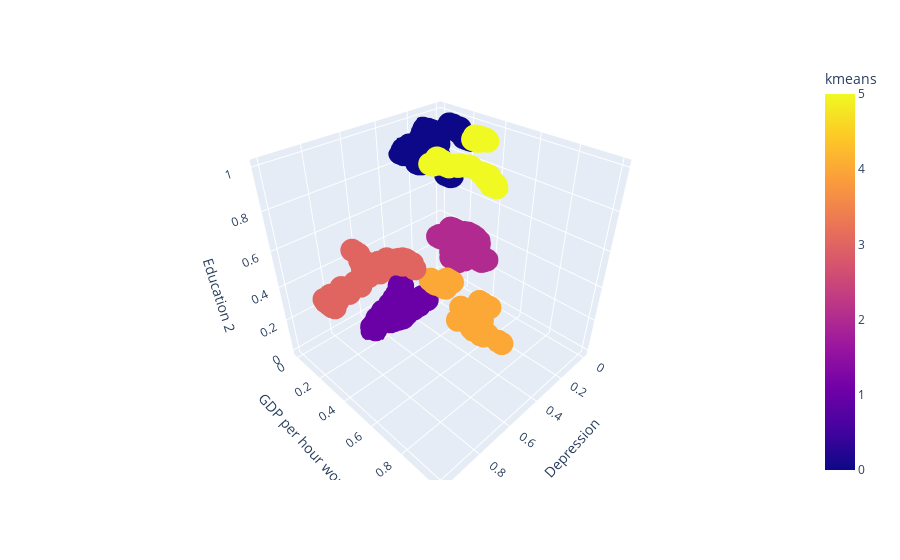
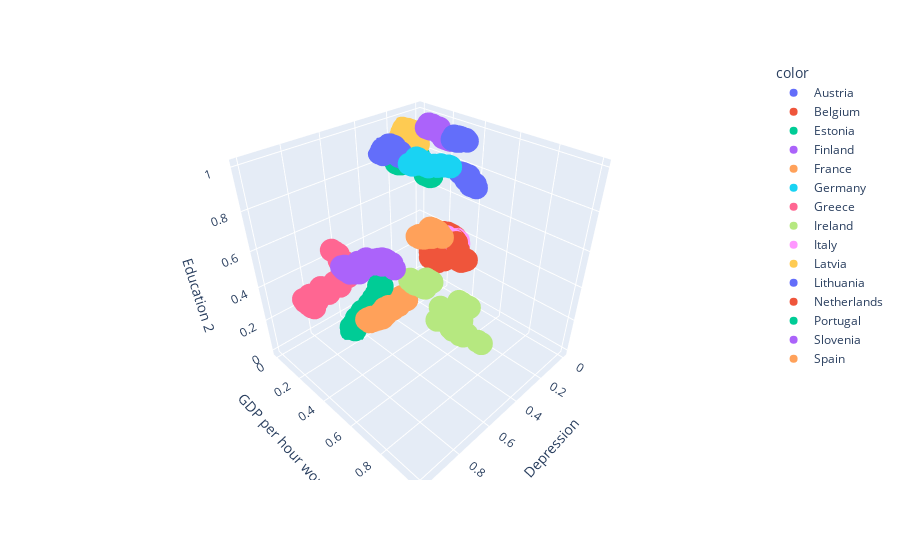

Notebook code cell kept with these figures, in order:
### Code cell
#  -------------------------------- Finding k for cluster group 1  -------------------------------
cluster = ['Depression',  'GDP per hour worked',  'Education 2']
df1 = big_data[cluster]

min_max_scaler = MinMaxScaler()
x_scaled1 = min_max_scaler.fit_transform(df1.values)
df1 = pd.DataFrame(x_scaled1)

kmeans1 = KMeans(init="k-means++",
                n_clusters=6,
                max_iter = 500,
                random_state=0
                ).fit(df1)

df1.columns = cluster
df1['kmeans'] = pd.DataFrame(kmeans1.labels_)
df1['labels'] = labels

fig = px.scatter_3d(df1, x=cluster[0], y=cluster[1], z=cluster[2],
              color='kmeans')
fig.show()


fig2 = px.scatter_3d(df1, x=cluster[0], y=cluster[1], z=cluster[2],
              color=labels)
fig2.show()
